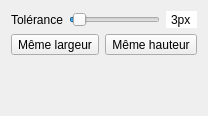
       <widget class="QWidget" name="configureCutAuto">
        <attribute name="icon">
         <iconset resource="menu.qrc">
          <normaloff>:/icons/wand-icon.png</normaloff>:/icons/wand-icon.png</iconset>
        </attribute>
        <attribute name="title">
         <string/>
        </attribute>
        <attribute name="toolTip">
         <string>Découpage automatique</string>
        </attribute>
        <layout class="QGridLayout" name="gridLayout_10">
         <item row="0" column="0">
          <layout class="QHBoxLayout" name="cutAuto_Tolerance">
           <item>
            <widget class="QLabel" name="cutAuto_T_Tolerance">
             <property name="text">
              <string>Tolérance</string>
             </property>
            </widget>
           </item>
           <item>
            <widget class="QSlider" name="cutAuto_I_Tolerance">
             <property name="minimum">
              <number>1</number>
             </property>
             <property name="maximum">
              <number>50</number>
             </property>
             <property name="value">
              <number>3</number>
             </property>
             <property name="orientation">
              <enum>Qt::Orientation::Horizontal</enum>
             </property>
            </widget>
           </item>
           <item>
            <widget class="QSpinBox" name="cutAuto_L_Tolerance">
             <property name="autoFillBackground">
              <bool>false</bool>
             </property>
             <property name="frame">
              <bool>false</bool>
             </property>
             <property name="alignment">
              <set>Qt::AlignmentFlag::AlignCenter</set>
             </property>
             <property name="readOnly">
              <bool>true</bool>
             </property>
             <property name="buttonSymbols">
              <enum>QAbstractSpinBox::ButtonSymbols::NoButtons</enum>
             </property>
             <property name="suffix">
              <string notr="true">px</string>
             </property>
             <property name="maximum">
              <number>50</number>
             </property>
             <property name="value">
              <number>3</number>
             </property>
            </widget>
           </item>
          </layout>
         </item>
         <item row="1" column="0">
          <layout class="QHBoxLayout" name="cutAuto_ConstraintSize">
           <item>
            <widget class="QToolButton" name="cutAuto_I_ConstraintWidth">
             <property name="text">
              <string>Même largeur</string>
             </property>
             <property name="icon">
              <iconset resource="menu.qrc">
               <normaloff>:/icons/size-horizontal-icon.png</normaloff>:/icons/size-horizontal-icon.png</iconset>
             </property>
             <property name="iconSize">
              <size>
               <width>32</width>
               <height>32</height>
              </size>
             </property>
             <property name="checkable">
              <bool>true</bool>
             </property>
             <property name="autoExclusive">
              <bool>false</bool>
             </property>
             <property name="toolButtonStyle">
              <enum>Qt::ToolButtonStyle::ToolButtonTextUnderIcon</enum>
             </property>
            </widget>
           </item>
           <item>
            <widget class="QToolButton" name="cutAuto_I_ConstraintHeight">
             <property name="text">
              <string>Même hauteur</string>
             </property>
             <property name="icon">
              <iconset resource="menu.qrc">
               <normaloff>:/icons/size-vertical-icon.png</normaloff>:/icons/size-vertical-icon.png</iconset>
             </property>
             <property name="iconSize">
              <size>
               <width>32</width>
               <height>32</height>
              </size>
             </property>
             <property name="checkable">
              <bool>true</bool>
             </property>
             <property name="autoExclusive">
              <bool>false</bool>
             </property>
             <property name="toolButtonStyle">
              <enum>Qt::ToolButtonStyle::ToolButtonTextUnderIcon</enum>
             </property>
            </widget>
           </item>
          </layout>
         </item>
         <item row="2" column="0">
          <spacer name="cutAuto_PushUp">
           <property name="orientation">
            <enum>Qt::Orientation::Vertical</enum>
           </property>
           <property name="sizeType">
            <enum>QSizePolicy::Policy::Expanding</enum>
           </property>
           <property name="sizeHint" stdset="0">
            <size>
             <width>20</width>
             <height>50</height>
            </size>
           </property>
          </spacer>
         </item>
        </layout>
       </widget>
